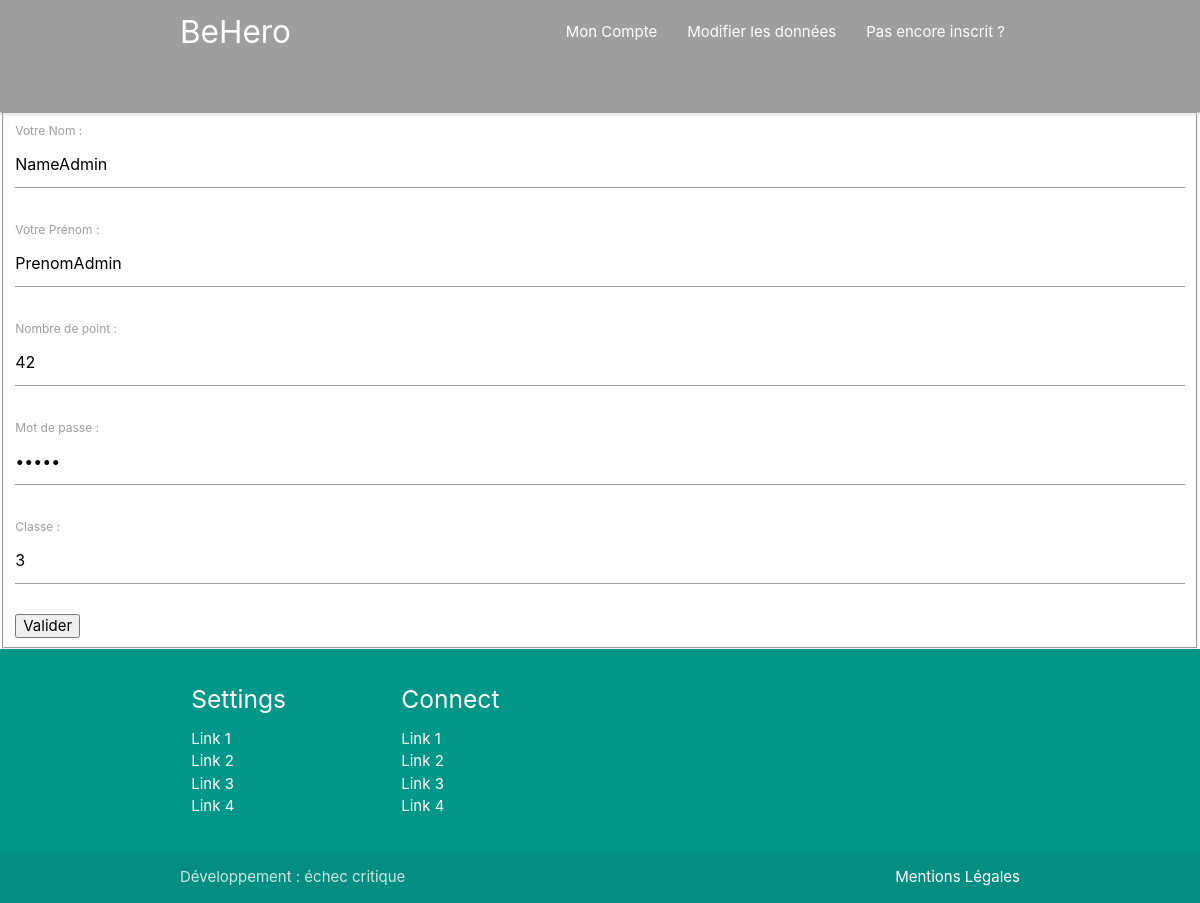
Page /FormUpdate.php?id=6 on the committed database.
### tables this page shows
CREATE TABLE IF NOT EXISTS `eleve` (
  `idE` int(11) NOT NULL AUTO_INCREMENT,
  `NomE` char(50) NOT NULL,
  `PrenomE` char(50) NOT NULL,
  `nbPoint` int(11) NOT NULL DEFAULT '0',
  `password` char(50) NOT NULL,
  `idC` int(11) NOT NULL,
  PRIMARY KEY (`idE`),
  KEY `fk_eleve` (`idC`)
);

### FormUpdate.php (the view, shortened to what this page needs)
<!DOCTYPE html>
<html>
    <?php include'php/head.php'; ?>
    <body>
         <?php include 'php/nav.php';
        try {
            $req = "SELECT * FROM eleve WHERE idE=?";
            $traitement=$connect->prepare($req);
            $traitement->bindParam(1,$_GET['id']);
            $traitement->execute();
            $ligne = $traitement->fetch();
            }
            catch (PDOException $e){
                die($dsn."erreur : ".$e->getMessage());
            }
            ?>
        <form action ="updateEleve.php" method="POST" enctype="multipart/form-data">
            <fieldset>
                <label for='nom'>Votre Nom :</label>
                <input type="text" name="nom" value="<?php echo $ligne['NomE']?>" required/><br><br>
                <label for='prenom'>Votre Prénom : </label>
                <input type="text" name="prenom" value="<?php echo $ligne['PrenomE']?>" required/><br><br>
                <label for='point'>Nombre de point : </label>
                <input type="text" name="point" value="<?php echo $ligne['nbPoint']?>" required/><br><br>
                <label for='password'>Mot de passe : </label>
                <input type="password" name="password" value="<?php echo $ligne['password']?>" required/><br><br>
                <label for='classe'>Classe : </label>
                <input type="text" name="classe" value="<?php echo $ligne['idC']?>" required/><br><br>
                <input type="submit" value="Valider"/>
            </fieldset>
        </form>
         <?php
        include 'php/footer.php';
    ?>
    </body>
</html>

### rows in the picture
eleve: nom "NameAdmin", prenom "PrenomAdmin", point "42", classe "3"
